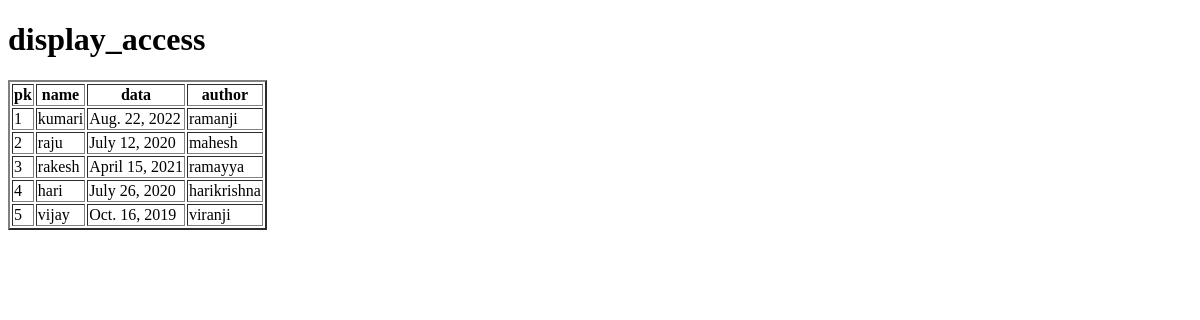
The app's page /display_access/, older data.
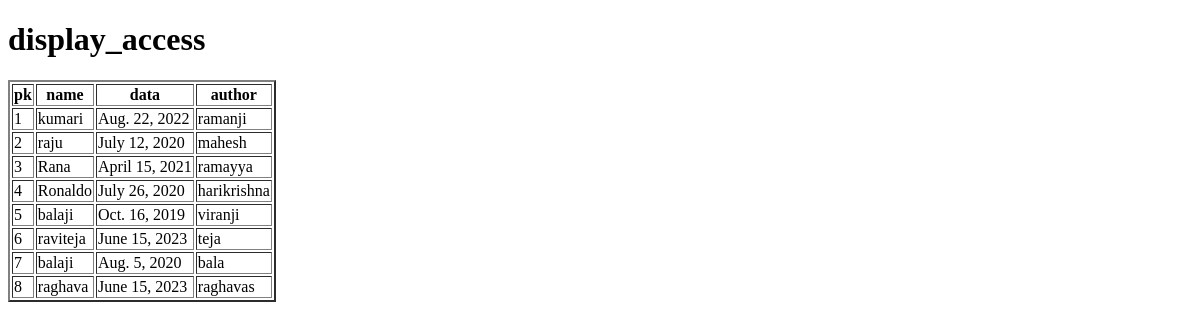
The same page, newer data.
### app/models.py (models this page shows, shortened)
class AccessRecord(models.Model):
    name=models.ForeignKey(Webpage,on_delete=models.CASCADE)
    date=models.DateField()
    author=models.CharField(max_length=100)

class Webpage(models.Model):
    topic_name=models.ForeignKey(Topic,on_delete=models.CASCADE)
    name=models.CharField(max_length=100)
    url=models.URLField()
    def __str__(self) -> str:
        return self.name

### app/views.py (the view)
# urls.py: path('display_access/',display_access,name='display_access'),
def display_access(request):
    AO=AccessRecord.objects.all()
    d={'AO':AO}
    return render(request,'display_access.html',d)

### templates/display_access.html (shortened to what this page needs)
<!DOCTYPE html>
<html lang="en">
<head>
</head>
<body>
    <table border="2px">
        <h1>display_access</h1>
        <tr>
            <th>pk</th>
            <th>name</th>
            <th>data</th>
            <th>author</th>
        </tr>
    {% for ao in AO %}
        <tr>
            <td>{{ao.pk}}</td>
            <td>{{ao.name}}</td>
            <td>{{ao.date}}</td>
            <td>{{ao.author}}</td>
        </tr>
    {% endfor %}
    </table>
</body>
</html>

Row changes from the older to the newer data that the page shows:
changed through a linked row, AccessRecord "ramayya": name "rakesh" → "Rana"
changed through a linked row, AccessRecord "harikrishna": name "hari" → "Ronaldo"
changed through a linked row, AccessRecord "Oct. 16, 2019": name "vijay" → "balaji"
added AccessRecord: pk "6", name "raviteja", date "June 15, 2023", author "teja"
added AccessRecord: pk "7", name "balaji", date "Aug. 5, 2020", author "bala"
added AccessRecord: pk "8", name "raghava", date "June 15, 2023", author "raghavas"
